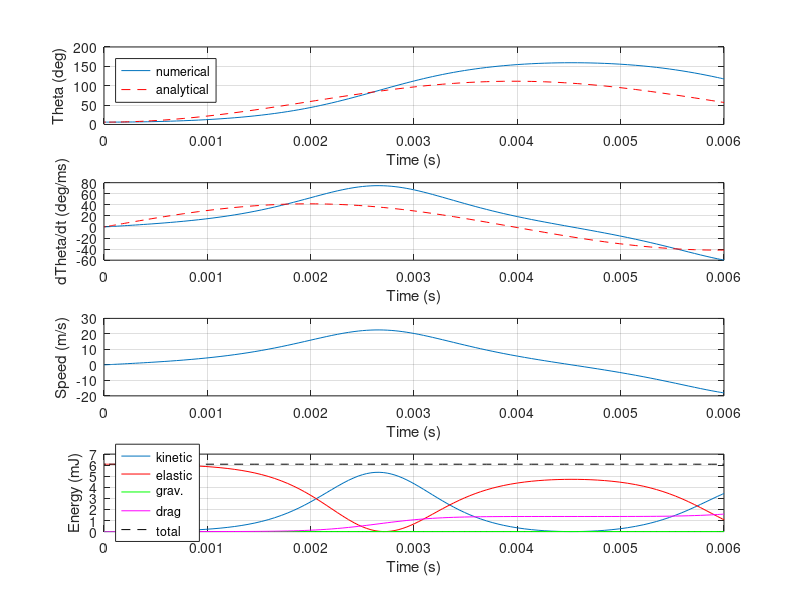

The MATLAB source for this figure:
function d = locust_model(p,visData,visAnimate)
% Numerical solutions to locust leg kicking model
% The angular position of the lever, theta, equals zero at rest
%
% Parmeter values ('leg' = tibia + tarsus)
%   leg mass = 24e-6 (Bennet-Clark, 1975)
%   leg diameter = 1.18e-3; (Bennet-Clark, 1975)
%   leg length = 30e-3; (Bennet-Clark, 1975)
%   k spring (estimate) = 1.2e4; (Bennet-Clark, 1975)
%   Shortening length = 1.02e-3; (Bennet-Clark, 1975)
%   In-lever length = 0.76e-3 (Heitler, 1974)
%   Initial angle btwn tendon & leg = 6 deg (Heitler, 1974)

if nargin < 2
    visData    = 1;
end

if nargin < 3
    visAnimate = 0;
end


%% Default parameters

if nargin < 1
    
    % Mass (kg)
    p.m = 21e-6;
    
    % Spring stiffness (N/m)
    p.k = 2e4;
    
    % Spring stretch (m)
    p.L_s = 0.78e-3;
    
    % Length of in-lever (m)
    p.hIn = 0.76e-3;
    
    % Diameter of leg (m)
    p.leg_dia = 1.18e-3;
    
    % Length of leg (m)
    p.leg_len = 30e-3;
    
    % Initial angle of lever system (rad)
    p.theta0 = 6/180*pi;
    
    % Acceleration of gravity (m/s^2)
    p.g = 9.81;
    
    % Density of air (kg m^-3)
    p.rho = 1.2;
    
    % Dynamic viscosity of air (Pa s)
    p.mu = 1.845e-5;
    
    % Drag coefficient for a cylinder (dimensionless)
    p.Cd = 1.2;
    
    % Max excursion of theta (rad)
    p.max_theta = 200/180*pi;
end


%% Calculated parameters

% Position of base of spring
p.pSpring = [p.hIn.*cos(p.theta0)-p.L_s p.hIn.*sin(p.theta0)];

% Moment of inertia (kg m^2)
%p.I = (p.m/12) * (p.leg_len^2 + p.leg_dia^2);
p.I = (p.m/3) * (p.leg_len^2);

% Moment of water inertia (kg m^2)
p.I_water = pi/3 * p.rho * (p.leg_dia/2)^2 * p.leg_len^3;

% Length of out-lever (m)
p.hOut = sqrt(p.I/p.m);

% Drag product
p.drag_prod = (pi/4) * p.Cd * p.rho * (p.leg_dia/2) * p.leg_len^4;


%% Non-dimensionalize parameters

% Constant to non-dimensionalize time
t_const = 1/sqrt(p.k/p.m);

% Specify global parameters that factor into governing equation
global I I_water L_s hIn hOut k pSpring g drag_prod m leg_len max_theta

% Non-dimensionalize parameter values
m         = p.m/p.m;
I         = p.I/p.m/(p.hIn+p.hOut)^2;
I_water   = p.I_water/p.m/(p.hIn+p.hOut)^2;
drag_prod = p.drag_prod/p.m/(p.hIn+p.hOut)^2;
k         = p.k/p.m*t_const^2;
L_s       = p.L_s/(p.hIn+p.hOut);
hIn       = p.hIn/(p.hIn+p.hOut);
hOut      = p.hOut/(p.hIn+p.hOut);
pSpring   = p.pSpring/(p.hIn+p.hOut);
g         = p.g/(p.hIn+p.hOut)*t_const^2;
leg_len   = p.leg_len/(p.hIn+p.hOut);
max_theta = p.max_theta;


%% Simulation parameters

tspan      = [0 6*10^-3]./t_const;
init_vals  = [p.theta0; 0];
options    = odeset('Events',@evnts,'RelTol',1e-7);


%% Run simulation 

[t,X] = ode45(@gov_eqn,tspan,init_vals,options);

theta  = X(:,1);
Dtheta = X(:,2);


% Clear variables
clear X m k L_r hIn hOut pSpring

% Add dimensions
Dtheta = Dtheta ./ t_const;
t      = t .* t_const;

% % Make sure sim ran for long enough
% if abs(theta(end)) > pi/100
%     error('Evaluation time not set long enough')
% end 

% Position of center of intertia of lever
pOut = [-p.hOut*cos(theta) -p.hOut*sin(theta)];

% Position of COM of lever
pCOM = [-p.leg_len/2*cos(theta) -p.leg_len/2*sin(theta)];

% Position of spring-lever intersection
pIn  = [ p.hIn*cos(theta)   p.hIn*sin(theta)];

% Length of spring
L  = pIn(:,1)-p.pSpring(1);

% Kinetic energy
E_kinetic = 0.5*(p.I+p.I_water).*Dtheta.^2;

% Elastic energy
E_potential = 0.5.*p.k.*L.^2;

% Gravitational potential energy
E_g = p.g*p.m.*(pCOM(:,2)-min(pCOM(:,2)));
tau_g = cross([pCOM zeros(length(pCOM),1)],...
        [zeros(length(pCOM),1) -p.m*p.g.*ones(length(pCOM),1) zeros(length(pCOM),1)]);
%E_g   = cumtrapz(abs(theta(1)-theta),abs(tau_g(:,3)));

% Drag torque
tau_drag = -p.drag_prod .* Dtheta .* abs(Dtheta);

% Drag energy
E_drag = cumtrapz([0; cumsum(abs(diff(theta(1)-theta)))],abs(tau_drag));

% Total energy
E_tot = E_kinetic + E_potential + E_g + E_drag;

% Re
Re = p.rho * p.leg_dia .* Dtheta .* p.leg_len ./ p.mu;

% Effective mechanical advantage
EMA = sin(theta).*(p.hIn/p.hOut);

% Velocity of center of inertia
v = Dtheta.*p.hOut;

clear t_const

disp(' ')
disp(['vmax = ' num2str(max(v))])
disp(['Prediction = ' num2str(sqrt(p.k/p.m)*p.L_s)])
disp(' ')


%% Analytical approximation

const       = sin(20/180*pi);

% theta_ana =  pi - p.pSpring(1)/p.hIn + ((p.pSpring(1)+p.hIn*(-pi+p.theta0))./p.hIn )...
%             .*cos(sqrt(const*p.k/p.m)*(p.hIn/p.hOut).*t);
%         
% Dtheta_ana = -sqrt(const*p.k/p.m) * (1/p.hOut) * (p.pSpring(1)+p.hIn*(-pi+p.theta0)) ...
%             .* sin(sqrt(const*p.k/p.m)*(p.hIn/p.hOut).*t);
%         

theta_ana =  p.L_s/p.hIn + (-p.L_s + p.hIn*p.theta0)/p.hIn ...
            .* cos(sqrt(const*p.k/p.m)*(p.hIn/p.hOut).*t);
        
Dtheta_ana = sqrt(const*p.k/p.m) .* (p.L_s - p.hIn.*p.theta0)/p.hOut ...
            .* sin(sqrt(const*p.k/p.m)*(p.hIn/p.hOut).*t);


%% Animate simulation

if visAnimate
    f = figure;
    set(f,'DoubleBuffer','on')
    
    for i = 1:length(t)
        plot([p.pSpring(1) pIn(i,1)],[p.pSpring(2) pIn(i,2)],'r',...
            [pIn(i,1) pOut(i,1)],[pIn(i,2) pOut(i,2)],'k');
        title(['t = ' num2str(t(i))])
        grid on
        xlim([-5e-3 5e-3])
        axis equal
        pause(.5)
        
    end
    
    close
end


%% Plot results

if visData
    figure;
    subplot(4,1,1)
    plot(t,theta.*(180/pi),'-',t,theta_ana.*(180/pi),'r--')
    grid on
    xlabel('Time (s)')
    ylabel('Theta (deg)')
    legend('numerical','analytical','Location','NorthWest')
    
    subplot(4,1,2)
    plot(t,Dtheta.*(180/pi/1000),'-',t,Dtheta_ana.*(180/pi/1000),'r--')
    xlabel('Time (s)')
    ylabel('dTheta/dt (deg/ms)')
    grid on
    
    subplot(4,1,3)
    plot(t,v,'-')
    xlabel('Time (s)')
    ylabel('Speed (m/s)')
    grid on
    
    subplot(4,1,4)
    plot(t,E_kinetic.*1000,'-',t,E_potential.*1000,'r',...
        t,E_g.*1000,'g',t,E_drag.*1000,'m',...
        t,E_tot.*1000,'k--')
    grid on
    ylabel('Energy (mJ)')
    xlabel('Time (s)')
    legend('kinetic','elastic','grav.','drag','total','Location','West')
    
%     figure;
%     subplot(3,1,1)
%     plot(t,Re)
%     ylabel('Re')
%     xlabel('time (s)')
%     
%     subplot(3,1,2)
%     plot(t,1./EMA)
%     ylabel('1/EMA')
%     xlabel('time (s)')
end


%% Return results

d.t = t;
d.p = p;
d.theta = theta;
d.Dtheta = Dtheta;
d.theta_ana = theta_ana;
d.Dtheta_ana = Dtheta_ana;
d.v = v;
d.EMA = EMA;

if d.theta(end) >= p.max_theta
    d.hit_max = true;
else
    d.hit_max = false;
end


function dX = gov_eqn(t,X)
global I I_water hIn hOut k pSpring g drag_prod m leg_len max_theta

% Angle of lever system
theta  = X(1);

% Rate of angular rotation of lever system
Dtheta = X(2);

% Position of intersection of spring and lever
pIn  = [ hIn*cos(theta)   hIn*sin(theta)];

% Position of center of intertia
pOut = [ -hOut*cos(theta)   -hOut*sin(theta)];

% Position of center of mass
pCOM = [-leg_len/2*cos(theta) -leg_len/2*sin(theta)];

% Current length of spring
%L  = max([pIn(1)-pSpring(1) 0]);
L  = pIn(1)-pSpring(1);

% Torque generated by spring
%tau_in = hIn*Fin.*sin(theta);
tau_spring = cross([pIn 0],[-k*L 0 0]);

% Torque from weight
tau_g = cross([pCOM 0],[0 -m*g 0]);

% Torque from drag
tau_drag = -drag_prod .* Dtheta .* abs(Dtheta);

% Define output: rate of rotation
dX(1,1) = Dtheta;

% Define output: rotational acceleration
dX(2,1) = (tau_spring(3) + tau_g(3) + tau_drag)/(I + I_water);



function [value,isterminal,direction] = evnts(t,X)
global max_theta
% Halts execution of the model

global pSpring hIn 

isterminal = 1;

%if hIn*cos(X(1))<pSpring(1)
if X(2)<=0
    value = 1;
    direction = 1;
elseif X(1) >=max_theta
    value = 0;
    direction = 0;
else
    value = 1;
    direction = 1;
end